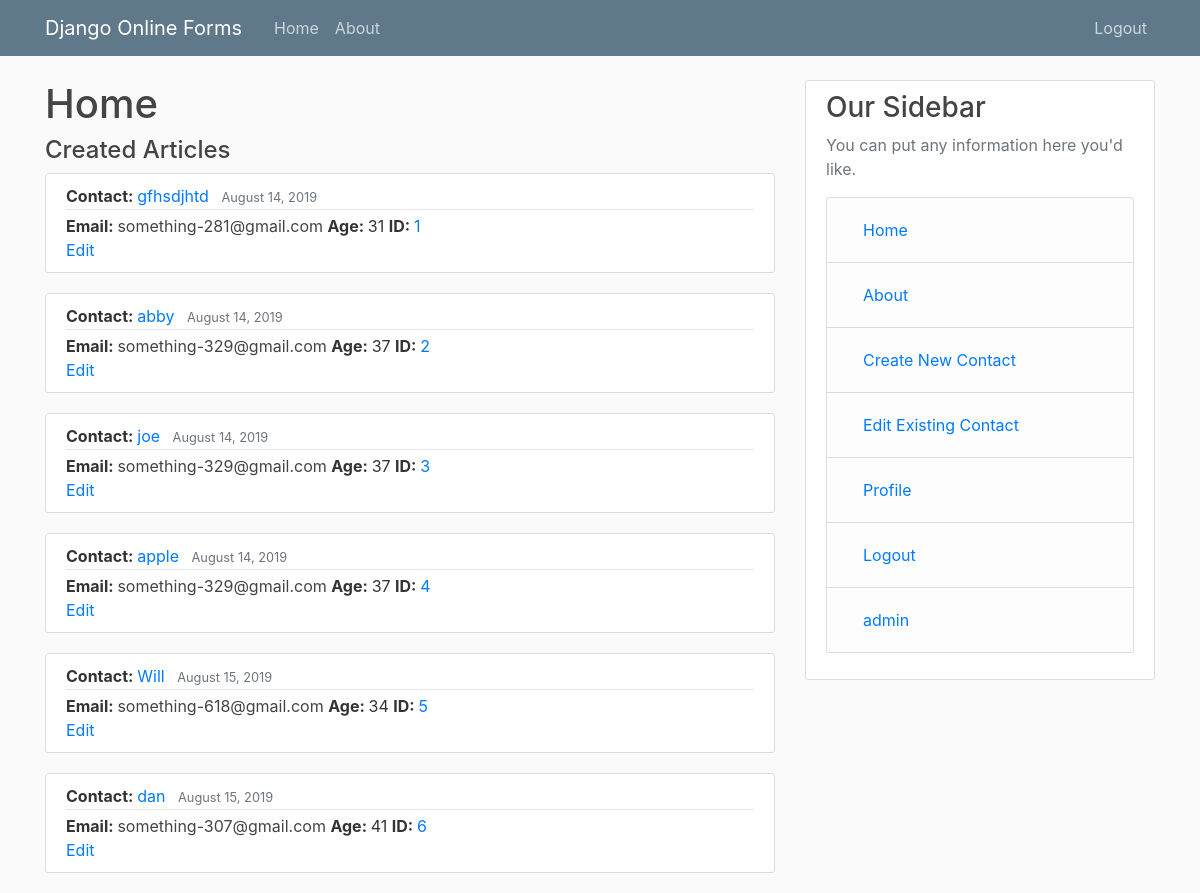
The app's page / (signed in), older data.
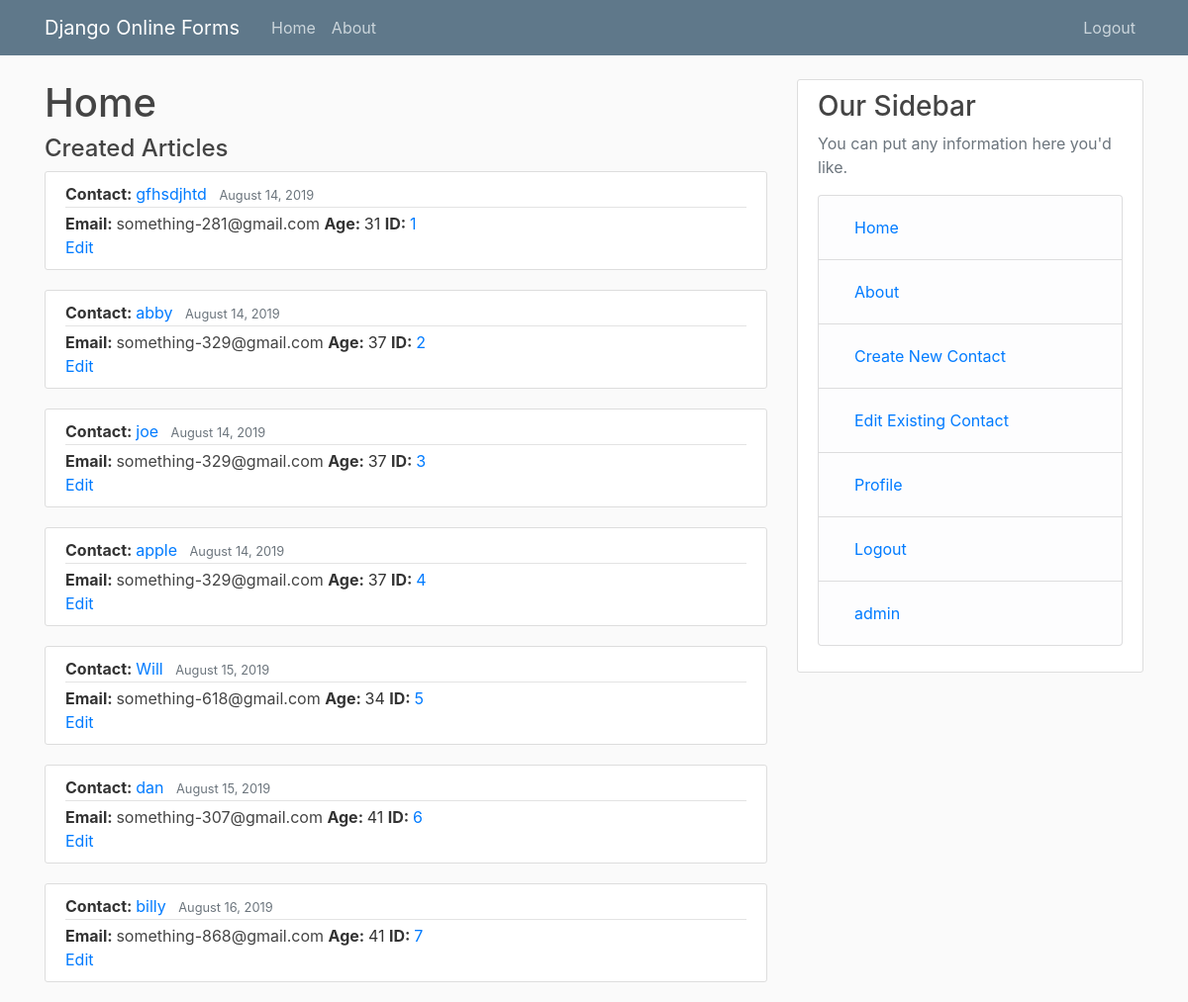
The same page, newer data.
### mainapp/models.py (models this page shows)
class Contacts(models.Model):
    user = models.ForeignKey(User, on_delete=models.CASCADE)
    name = models.CharField(max_length = 100)
    email = models.CharField(max_length = 100, default='something-{}@gmail.com'.format(rand()))
    age = models.IntegerField(default = random.randint(a=22, b=45))
    date_created = models.DateTimeField(auto_now_add=True)
    class Meta:
        verbose_name_plural = "Contacts"

### mainapp/views.py (the view)
# urls.py: path('', views.home, name = 'home'),
def home(request):
    context = {'title': 'Home'}
    if request.method == "GET" and request.user.is_authenticated:
        context['contacts'] = Contacts.objects.all()
        return render(request, 'mainapp/home.html', context)
    return render(request, 'mainapp/home.html', context)

### mainapp/templates/mainapp/home.html
{% extends "mainapp/base.html" %}
{% block content %}
    <h1>{{ title }}</h1>
    {% if user.is_authenticated %}
        <h4>Created Articles</h4>
    {% else %}
        <h4>No Information</h4>
    {% endif %}
    {% for post in contacts %}
    <article class="media content-section">
        <div class="media-body">
            <div class="article-metadata">
            <b>Contact: </b>  <a class="mr-2" href="#">{{ post.name }}</a>
            <small class="text-muted">{{ post.date_created | date:"F d, Y" }}</small>
            </div>
            <b>Email: </b>  <a class="article-title" href="#">{{ post.email }}</a>
            <b>Age: </b>  <a class="article-content">{{ post.age }}</a>
            <b>ID: </b>  <a class="article-content" href="{{ post.id }}/detailedview">{{ post.id }}</a>
            <br>
            <a class="article-content" href="{{ post.id }}/editview">Edit</a>
        </div>
    </article>
    {% endfor %}
{% endblock content %}

Row changes from the older to the newer data that the page shows:
added Contacts: name "billy", date_created "August 16, 2019", email "something-868@gmail.com", age "41", id "7"
